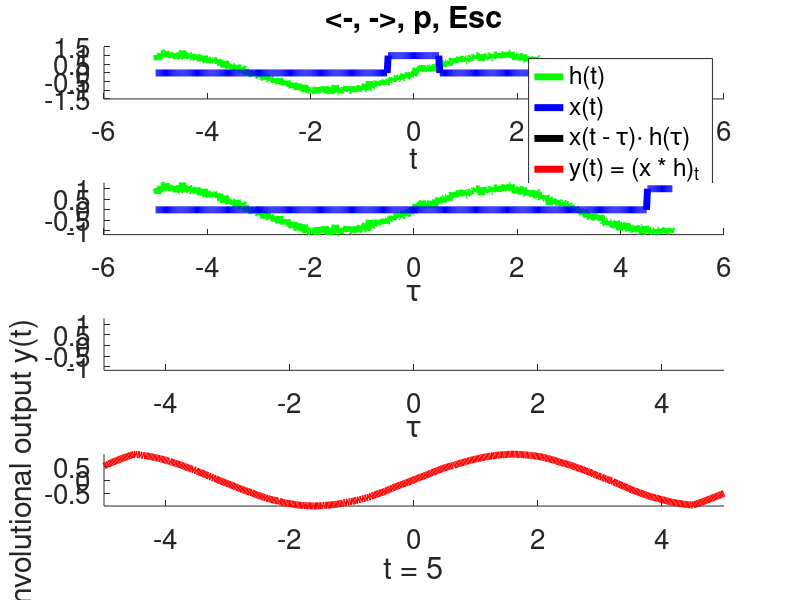

Here is the MATLAB script that generated this plot:
function Convolution_Demo()
close all;
clear;

FontSize = 20;

global KEY_IS_PRESSED;
global RUNNING_MODE;
KEY_IS_PRESSED = 0;
RUNNING_MODE   = 1;

%% Signals:
%-- time axis:
t_step      = 0.02;
T_start     = -5;
T_end       = 5;
tau         = T_start : t_step : T_end;
axis_length = length(tau);

delta = @(t, t0) 1 * (abs(t - t0) < (t_step / 100));

z = sin(tau) + 0.1*randn(1, length(tau));

%% 1
CASE = 6;
switch CASE
    case 1
        x = @(t) 1 .* (t >= -1 & t < 1);
        h = @(t) 1 .* (t >= -0.5 & t < 0.5);
    case 2
        x = @(t) (t + 1) .* (t >= -1 & t < 0) + (1 - t) .* (t >= 0 & t < 1);
        h = @(t) delta(t, 1);
    case 3
        x = @(t) (t + 1) .* (t >= -1 & t < 0) + (1 - t) .* (t >= 0 & t < 1);
        h = @(t) delta(t, 0) - delta(t, t_step);
    case 4
        x = @(t) 1 * (t >= 0 & t < 2);
        h = @(t) t .* (t > 0 & t < 2);
    case 5
        x = @(t) exp(5 * -t.^2);
        h = @(t) delta(t, -4) + 2*delta(t, -2) + delta(t, 0) + 2*delta(t, 2) + delta(t, 4);
    case 6
        x = @(t) 1 .* (t >= -0.5 & t < 0.5);
        h = @(t) z(1 : length(t));
end

%% Extra:
% h = @(y) (y - 1) .* (y >= 1 & y < 4);
% x = @(y) h(-y);
% x = @(t) exp(5 * -t.^2);
% h = @(t) delta(t, -4) + 2*delta(t, -2) + delta(t, 0) + 2*delta(t, 2) + delta(t, 4);

% x = @(t) (t - 1) .* (t > 1 & t <= 2);
% x = @(t) (t >= 0 & t <= 1) .* exp(t) + (t > 1 & t < 2) .* exp(2 - t);
% x = @(t) 2 * (t > 0 & t < 3) .* exp(-t);
% x = @(t) t * (t > -1/2 & t < 1/2);

% h = @(t) delta(t, -1) + delta(t, -0.5) + delta(t, 0) + delta(t, 0.5) + delta(t, 1);
% x = @(t) delta(t, -1) + delta(t, -0.5) + delta(t, 0) + delta(t, 0.5) + delta(t, 1) + delta(t, -0.75) + delta(t, -0.25) + delta(t, 0.25) + delta(t, 0.75);
% x = @(t) 1 * (t == -3 | t == -2 | t == -1 | t == 0 | t == 1 | t == 2 | t == 3);
% x = @(t) 1 * (t > -0.5 & t < 0.5);
% x = @(t) exp(-t) .* ( t >= 0 & t <= 4 );
% x = @(t) h(-t);

% h = @(t) x(-t);
% h = @(t) 1 * (t > -1/2 & t < 1/2);
% h = @(t) exp(t) .* ( t >= 0 & t <= 1 ) + exp(2 - t) .* ( t > 1 & t <= 2 );
% h = @(t) (t + 1) .* ( t >= -1 & t < 0 ) + (1 - t) .* ( t >= 0 & t <= 1 );

A = 4;

%% Plotting:
figure;
set(gcf, 'KeyPressFcn', @myKeyPressFcn)
subplot(A,1,1); hold on; set(gca, 'FontSize', FontSize)
title('<-, ->, p, Esc');
h1 = plot(0,   0,      'r', 'LineWidth', 5);
h2 = plot(0,   0,      'k', 'LineWidth', 5);
h3 = plot(tau, h(tau), 'g', 'LineWidth', 5);
h4 = plot(tau, x(tau), 'b', 'LineWidth', 5);
legend([h3, h4, h2, h1], {'h(t)', 'x(t)',...
                          'x(t - \tau)\cdot h(\tau)', 'y(t) = (x * h)_t'});
xlabel('t'); hold off;


%%
subplot(A,1,2); hold on; set(gca, 'FontSize', FontSize)
plot(tau, h(tau), 'g', 'LineWidth', 5);
hX = plot(tau, zeros(1, axis_length), 'b', 'LineWidth', 5);
% legend('h(t)', 'x(t)');
ylim( [ min([x(tau), h(tau)]),  max([x(tau), h(tau)]) ] );
xlabel('\tau'); hold off;

%%
subplot(A,1,3); hold on; set(gca, 'FontSize', FontSize);
hF = fill(tau, zeros(1, axis_length), 'r', 'FaceAlpha', 0.4, 'LineWidth', 3 , 'EdgeColor', 'k');
range = [max(x(tau)) * max(h(tau)), max(x(tau)) * min(h(tau)), ...
         min(x(tau)) * max(h(tau)), min(x(tau)) * min(h(tau))];
axis([T_start, T_end, min(range), max(range)]);
% legend('h(\tau)', 'x(t - \tau)');
xlabel('\tau'); hold off;

%%
subplot(A,1,4); hold on; set(gca, 'FontSize', FontSize);
hY = plot(tau, zeros(1, axis_length), 'r', 'LineWidth', 5);
range = conv(h(tau), x(tau)) * t_step;
axis([T_start, T_end, min(range), max(range)]);
ylabel('Convolutional output y(t)');
xlabel('t'); hold off;

%%
y = zeros(1, axis_length);
global ii;
ii = 0;
while ~KEY_IS_PRESSED && ii < axis_length
% for ii = 1 : axis_length
    if RUNNING_MODE == 1
        ii = ii + 1;
    end

    xlabel(['t = ', num2str(tau(ii))]);
%     pause(0.001);
%     keyboard
    t = tau(ii);
        
    set(hX, 'YData', x(t - tau));
    
    prod = x(t - tau) .* h(tau);
    set(hF, 'YData', prod);
    
    y(ii) = x(t - tau) * h(tau)' * t_step;
    set(hY, 'XData', tau(1:ii), 'YData', y(1:ii));

    drawnow;
    
end

end

function myKeyPressFcn(~, event)

global KEY_IS_PRESSED;
global RUNNING_MODE;
global ii;
if strcmp(event.Key, 'leftarrow');
% if event.Character == 'u'
    ii = ii - 10;
elseif strcmp(event.Key, 'rightarrow');
    ii = ii + 10;
elseif strcmp(event.Key, 'p');
    RUNNING_MODE = 1 - RUNNING_MODE;
elseif strcmp(event.Key, 'escape');
    KEY_IS_PRESSED  = 1;
end
end
